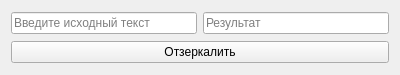
<?xml version="1.0" encoding="UTF-8"?>
<ui version="4.0">
 <class>Form</class>
 <widget class="QWidget" name="Form">
  <property name="geometry">
   <rect>
    <x>0</x>
    <y>0</y>
    <width>400</width>
    <height>75</height>
   </rect>
  </property>
  <property name="minimumSize">
   <size>
    <width>400</width>
    <height>75</height>
   </size>
  </property>
  <property name="maximumSize">
   <size>
    <width>400</width>
    <height>75</height>
   </size>
  </property>
  <property name="windowTitle">
   <string>Form</string>
  </property>
  <layout class="QVBoxLayout" name="verticalLayout">
   <item>
    <layout class="QHBoxLayout" name="horizontalLayout">
     <item>
      <widget class="QLineEdit" name="lineEditSource">
       <property name="placeholderText">
        <string>Введите исходный текст</string>
       </property>
      </widget>
     </item>
     <item>
      <widget class="QLineEdit" name="lineEditResult">
       <property name="readOnly">
        <bool>true</bool>
       </property>
       <property name="placeholderText">
        <string>Результат</string>
       </property>
      </widget>
     </item>
    </layout>
   </item>
   <item>
    <widget class="QPushButton" name="pushButton">
     <property name="text">
      <string>Отзеркалить</string>
     </property>
    </widget>
   </item>
  </layout>
 </widget>
 <resources/>
 <connections/>
</ui>
